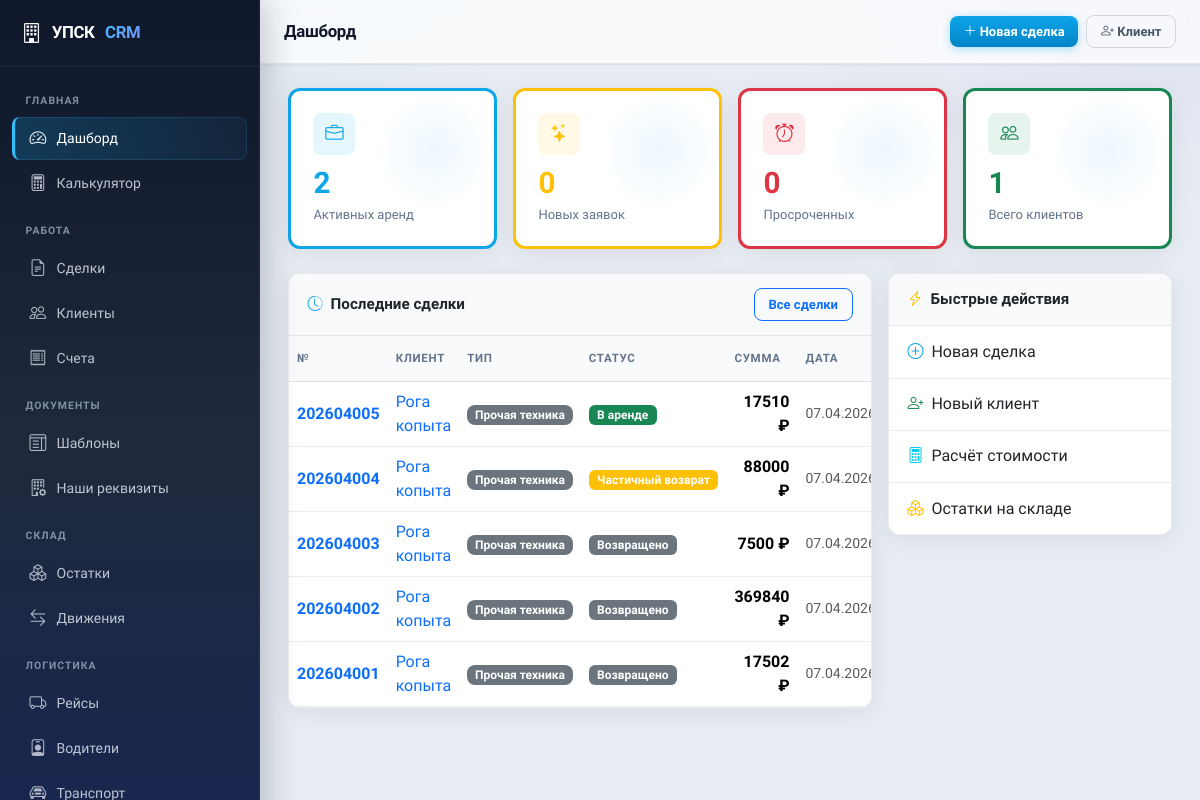
Page /dashboard/ on the earlier database version.
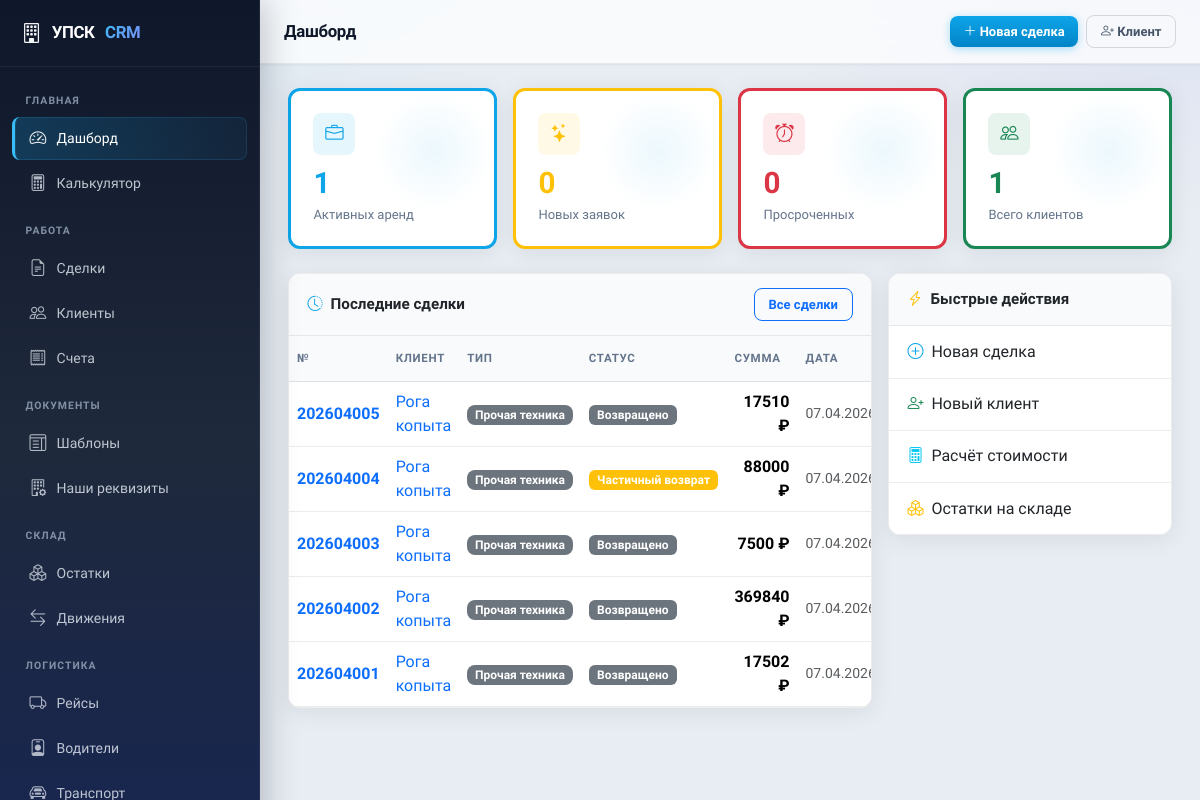
Same page on the later database version.
### deals/models.py (models this page shows, shortened)
class Deal(models.Model):
    number = models.CharField('Номер сделки', max_length=50, unique=True)
    client = models.ForeignKey('clients.Client', on_delete=models.PROTECT,
                               related_name='deals', verbose_name='Клиент')
    our_entity = models.ForeignKey(
        'documents.OurLegalEntity',
        on_delete=models.PROTECT,
        related_name='deals',
        verbose_name='Наша организация',
        null=True,
        blank=True,
    )
    status = models.CharField('Статус', max_length=30, choices=DEAL_STATUS_CHOICES, default='new')
    created_at = models.DateTimeField('Создана', auto_now_add=True)
    updated_at = models.DateTimeField('Обновлена', auto_now=True)
    start_date = models.DateField('Дата начала аренды', null=True, blank=True)
    end_date = models.DateField('Дата окончания аренды', null=True, blank=True)
    actual_return_date = models.DateField('Фактический возврат', null=True, blank=True)
    city = models.CharField('Город', max_length=50, choices=CITY_CHOICES, default='Екатеринбург')
    delivery_address = models.TextField('Адрес доставки', blank=True)
    delivery_cost = models.DecimalField('Стоимость доставки (1 рейс)', max_digits=10, decimal_places=2, default=0)
    vat_mode = models.CharField('НДС', max_length=20, choices=VAT_CHOICES, default='no_vat')
    deposit_pct = models.DecimalField('Залог %', max_digits=5, decimal_places=2, default=10)
    total_area = models.DecimalField('Площадь (м²)', max_digits=10, decimal_places=2, default=0)
    rental_days = models.IntegerField('Срок аренды (дней)', default=30)
    daily_cost = models.DecimalField('Суточная стоимость', max_digits=10, decimal_places=2, default=0)
    total_rental = models.DecimalField('Итого аренда', max_digits=12, decimal_places=2, default=0)
    market_value = models.DecimalField('Рыночная стоимость оборудования', max_digits=12, decimal_places=2, default=0)
    deposit_amount = models.DecimalField('Сумма залога', max_digits=12, decimal_places=2, default=0)
    grand_total = models.DecimalField('Итого к оплате', max_digits=12, decimal_places=2, default=0)
    notes = models.TextField('Примечания', blank=True)
    contract_number = models.CharField('Номер договора', max_length=100, blank=True)
    contract_date = models.DateField('Дата договора', null=True, blank=True)
    class Meta:
        verbose_name = 'Сделка'
        verbose_name_plural = 'Сделки'
        ordering = ['-created_at']
    @property
    def status_color(self):
        return STATUS_COLOR.get(self.status, 'secondary')
    @property
    def status_label(self):
        return dict(DEAL_STATUS_CHOICES).get(self.status, self.status)
    @property
    def category_names(self):
        names = list(self.sections.values_list('category__name', flat=True))
        return ', '.join(names) if names else '—'

### clients/models.py (models this page shows, shortened)
class Client(models.Model):
    CLIENT_TYPE_CHOICES = [
        ('individual', 'Физическое лицо'),
        ('company', 'Юридическое лицо'),
    ]
    client_type = models.CharField('Тип клиента', max_length=20, choices=CLIENT_TYPE_CHOICES, default='individual')
    name = models.CharField('Имя / Наименование', max_length=255)
    phone = models.CharField('Телефон', max_length=50, blank=True)
    email = models.EmailField('Email', blank=True)
    address = models.TextField('Адрес', blank=True)
    city = models.CharField('Город', max_length=100, default='Екатеринбург')
    notes = models.TextField('Примечания', blank=True)
    created_at = models.DateTimeField('Создан', auto_now_add=True)
    updated_at = models.DateTimeField('Обновлён', auto_now=True)
    passport_series = models.CharField('Серия паспорта', max_length=10, blank=True)
    passport_number = models.CharField('Номер паспорта', max_length=20, blank=True)
    passport_issued_by = models.CharField('Кем выдан', max_length=255, blank=True)
    passport_issued_date = models.DateField('Дата выдачи', null=True, blank=True)
    birth_date = models.DateField('Дата рождения', null=True, blank=True)
    registration_address = models.TextField('Адрес регистрации', blank=True)
    company_full_name = models.CharField('Полное наименование', max_length=500, blank=True)
    inn = models.CharField('ИНН', max_length=20, blank=True)
    kpp = models.CharField('КПП', max_length=20, blank=True)
    ogrn = models.CharField('ОГРН', max_length=20, blank=True)
    director = models.CharField('Руководитель (ФИО)', max_length=255, blank=True)
    director_short = models.CharField('Руководитель (И.О. Фамилия)', max_length=100, blank=True)
    director_title = models.CharField('Должность руководителя', max_length=100, default='Директор', blank=True)
    legal_address = models.TextField('Юридический адрес', blank=True)
    bank_name = models.CharField('Банк', max_length=255, blank=True)
    bank_account = models.CharField('Расчётный счёт', max_length=30, blank=True)
    bank_bik = models.CharField('БИК', max_length=20, blank=True)
    bank_corr_account = models.CharField('Корр. счёт', max_length=30, blank=True)
    class Meta:
        verbose_name = 'Клиент'
        verbose_name_plural = 'Клиенты'
        ordering = ['-created_at']

### pricing/views.py (the view)
# urls.py: path('dashboard/', views.dashboard, name='dashboard'),
def dashboard(request):
    from deals.models import Deal
    from clients.models import Client
    from billing.models import Invoice
    from django.utils import timezone
    today = timezone.now().date()
    stats = {
        'total_clients': Client.objects.count(),
        'active_deals': Deal.objects.filter(status__in=['rented', 'delivery', 'partial_return']).count(),
        'new_deals': Deal.objects.filter(status='new').count(),
        'overdue_deals': Deal.objects.filter(status__in=['rented', 'partial_return'], end_date__lt=today).count(),
        'unpaid_invoices': Invoice.objects.filter(status__in=['sent', 'draft']).count(),
    }
    recent_deals = Deal.objects.select_related('client').order_by('-created_at')[:8]
    overdue_deals = Deal.objects.select_related('client').filter(
        status__in=['rented', 'partial_return'], end_date__lt=today
    ).order_by('end_date')[:5]
    context = {
        'stats': stats,
        'recent_deals': recent_deals,
        'overdue_deals': overdue_deals,
        'page_title': 'Дашборд',
    }
    return render(request, 'dashboard.html', context)

### templates/dashboard.html (shortened to what this page needs)
{% extends "base.html" %}
{% block nav_dashboard %}active{% endblock %}
{% block content %}
<div class="row g-3 mb-4">
  <div class="col-6 col-md-3">
    <div class="stat-card border-start border-primary border-3">
      <div class="stat-icon bg-primary bg-opacity-10 text-primary"><i class="bi bi-briefcase"></i></div>
      <div class="stat-value text-primary">{{ stats.active_deals }}</div>
      <div class="stat-label">Активных аренд</div>
    </div>
  </div>
  <div class="col-6 col-md-3">
    <div class="stat-card border-start border-warning border-3">
      <div class="stat-icon bg-warning bg-opacity-10 text-warning"><i class="bi bi-stars"></i></div>
      <div class="stat-value text-warning">{{ stats.new_deals }}</div>
      <div class="stat-label">Новых заявок</div>
    </div>
  </div>
  <div class="col-6 col-md-3">
    <div class="stat-card border-start border-danger border-3">
      <div class="stat-icon bg-danger bg-opacity-10 text-danger"><i class="bi bi-alarm"></i></div>
      <div class="stat-value text-danger">{{ stats.overdue_deals }}</div>
      <div class="stat-label">Просроченных</div>
    </div>
  </div>
  <div class="col-6 col-md-3">
    <div class="stat-card border-start border-success border-3">
      <div class="stat-icon bg-success bg-opacity-10 text-success"><i class="bi bi-people"></i></div>
      <div class="stat-value text-success">{{ stats.total_clients }}</div>
      <div class="stat-label">Всего клиентов</div>
    </div>
  </div>
</div>
<div class="row g-3">
  <div class="col-lg-8">
    <div class="card">
      <div class="card-header d-flex flex-wrap justify-content-between align-items-center gap-2">
        <span><i class="bi bi-clock-history me-2 text-primary"></i>Последние сделки</span>
        <a href="{% url 'deal_list' %}" class="btn btn-sm btn-outline-primary">Все сделки</a>
      </div>
      <div class="table-responsive">
        <table class="table table-hover mb-0 align-middle">
          <thead>
            <tr>
              <th>№</th><th>Клиент</th><th>Тип</th><th>Статус</th><th>Сумма</th><th>Дата</th>
            </tr>
          </thead>
          <tbody>
            {% for deal in recent_deals %}
            <tr>
              <td><a href="{% url 'deal_detail' deal.pk %}" class="fw-semibold text-decoration-none">{{ deal.number }}</a></td>
              <td><a href="{% url 'client_detail' deal.client.pk %}" class="text-decoration-none">{{ deal.client.name }}</a></td>
              <td><span class="badge bg-secondary">{{ deal.category_names }}</span></td>
              <td><span class="badge bg-{{ deal.status_color }} badge-status">{{ deal.status_label }}</span></td>
              <td class="text-end fw-semibold">{{ deal.grand_total|floatformat:0 }} ₽</td>
              <td class="text-muted small">{{ deal.created_at|date:"d.m.Y" }}</td>
            </tr>
            {% empty %}
            <tr><td colspan="6" class="text-center text-muted py-5">Сделок пока нет</td></tr>
            {% endfor %}
          </tbody>
        </table>
      </div>
    </div>
  </div>
  <div class="col-lg-4">
    <div class="card">
      <div class="card-header"><i class="bi bi-lightning-charge me-2 text-warning"></i>Быстрые действия</div>
      <div class="list-group list-group-flush">
        <a href="{% url 'deal_create' %}" class="list-group-item list-group-item-action">
          <i class="bi bi-plus-circle me-2 text-primary"></i>Новая сделка
        </a>
        <a href="{% url 'client_create' %}" class="list-group-item list-group-item-action">
          <i class="bi bi-person-plus me-2 text-success"></i>Новый клиент
        </a>
        <a href="{% url 'calculator' %}" class="list-group-item list-group-item-action">
          <i class="bi bi-calculator me-2 text-info"></i>Расчёт стоимости
        </a>
        <a href="{% url 'warehouse_list' %}" class="list-group-item list-group-item-action">
          <i class="bi bi-boxes me-2 text-warning"></i>Остатки на складе
        </a>
      </div>
    </div>
  </div>
</div>
{% endblock %}

Differences in the rows shown:
changed Deal (number 1 of 5 on the later page): status "rented" → "returned" (drawn); status_label "В аренде" → "Возвращено"
Other differences:
{{ stats.active_deals }}: "2" → "1"
